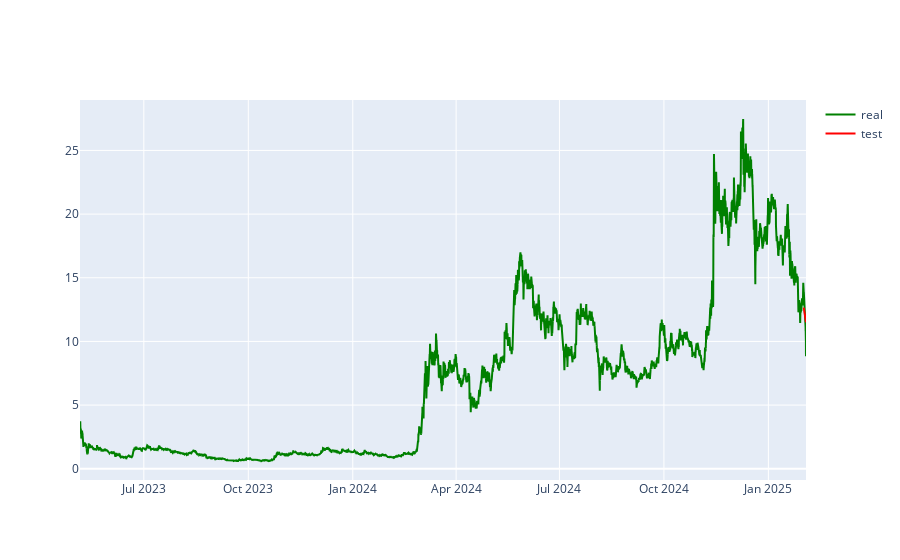

The notebook cell saved with this chart:
### Code cell
fig = go.Figure()

date_pred_24h = dates[pos_train:]

fig.add_trace(go.Scatter(x=dates
                            ,y=data
                            ,mode='lines'
                            ,name='real'
                            ,line = dict(color='green')))


fig.add_trace(go.Scatter(x=date_pred_24h
                            ,y=future_24h_predictions
                            ,mode='lines'
                            ,name='test'
                            ,line= dict(color='red')))


    
fig.show()
